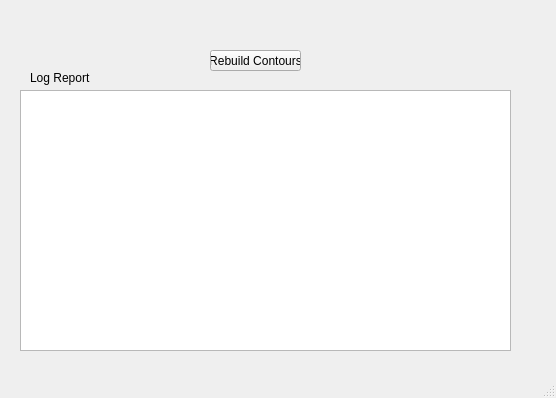
<?xml version="1.0" encoding="UTF-8"?>
<ui version="4.0">
 <class>Settings</class>
 <widget class="QMainWindow" name="Settings">
  <property name="geometry">
   <rect>
    <x>0</x>
    <y>0</y>
    <width>556</width>
    <height>398</height>
   </rect>
  </property>
  <property name="windowTitle">
   <string>Settings</string>
  </property>
  <widget class="QWidget" name="centralwidget">
   <widget class="QPushButton" name="ContoursButton">
    <property name="geometry">
     <rect>
      <x>210</x>
      <y>50</y>
      <width>91</width>
      <height>21</height>
     </rect>
    </property>
    <property name="text">
     <string>Rebuild Contours</string>
    </property>
   </widget>
   <widget class="QTextBrowser" name="LogReport">
    <property name="geometry">
     <rect>
      <x>20</x>
      <y>90</y>
      <width>491</width>
      <height>261</height>
     </rect>
    </property>
   </widget>
   <widget class="QLabel" name="label">
    <property name="geometry">
     <rect>
      <x>30</x>
      <y>70</y>
      <width>61</width>
      <height>16</height>
     </rect>
    </property>
    <property name="text">
     <string>Log Report</string>
    </property>
   </widget>
  </widget>
  <widget class="QMenuBar" name="menubar">
   <property name="geometry">
    <rect>
     <x>0</x>
     <y>0</y>
     <width>556</width>
     <height>21</height>
    </rect>
   </property>
  </widget>
  <widget class="QStatusBar" name="statusbar"/>
 </widget>
 <resources/>
 <connections/>
</ui>
